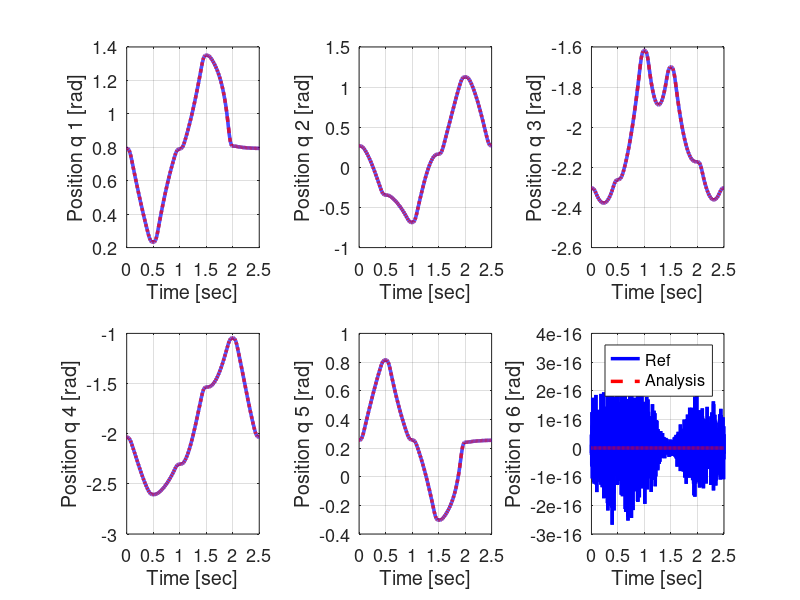
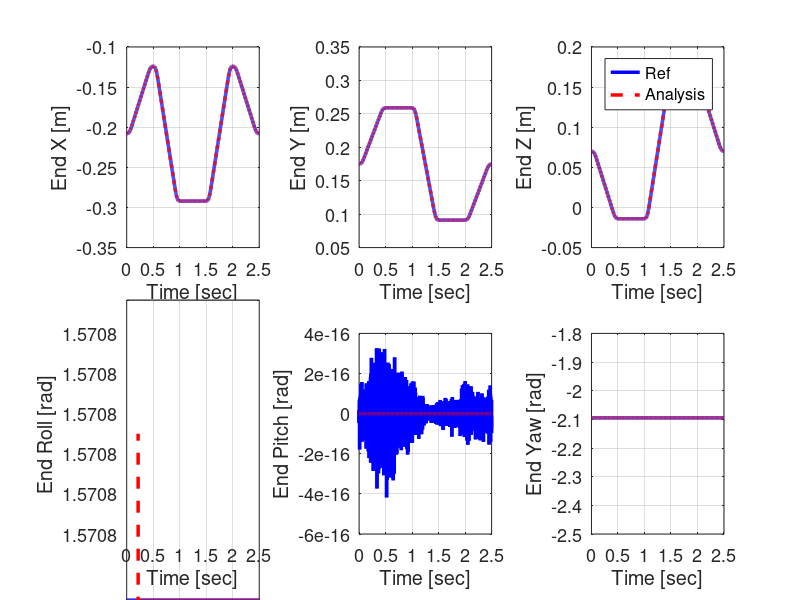

Write MATLAB code to recreate these figures, in order.
close all;

ref = load('evaluation_motion_path_generator_recurdyn.txt');
data = load('evaluation_motion_path_generator_matlab.txt');
% data = load('evaluation_vsd.txt');

% ref = load('evaluation_motion_recurdyn.txt');
% data = load('evaluation_motion_matlab.txt');

ylabel_txt = {'End X [m]','End Y [m]','End Z [m]','End Roll [rad]','End Pitch [rad]','End Yaw [rad]'};
ylabel_dot_txt = {'VX [m]','VY [m]','VZ [m]','WX [rad]','WY [rad]','WZ [rad]'};

figure
for i = 1 : 6
    subplot(2,3,i)
    set(gcf,'Color',[1,1,1])
    plot(ref(:,2), ref(:,i + 2), 'b', 'LineWidth',2.5)
    hold on
    plot(data(:,1), data(:,i + 1), 'r--','LineWidth', 2.5)
    grid on
    xlabel('Time [sec]')
    ylabel(sprintf('Position q %d [rad]', i))
    if i == 6
        legend('Ref','Analysis')
    end
    set(gca,'FontSize',13)
end

figure
for i = 1 : 6
    subplot(2,3,i)
    set(gcf,'Color',[1,1,1])
    plot(ref(:,2), ref(:,i + 8), 'b', 'LineWidth',2.5)
    hold on
    plot(data(:,1), data(:,i + 7), 'r--','LineWidth', 2.5)
    grid on
    xlabel('Time [sec]')
    ylabel(ylabel_txt{i})
    if i == 3
        legend('Ref','Analysis')
    end
    set(gca,'FontSize',13)
end
% 
% figure
% for i = 1 : 6
%     subplot(4,6,i+12)
%     set(gcf,'Color',[1,1,1])
%     plot(ref(:,2), ref(:,i + 14), 'b', 'LineWidth',2.5)
%     hold on
%     plot(data(:,1), data(:,i + 13), 'r--','LineWidth', 2.5)
%     grid on
%     xlabel('Time [sec]')
%     ylabel(sprintf('Velocity q dot %d [rad]', i))
%     if i == 3
% %         legend('Ref','Analysis')
%     end
%     set(gca,'FontSize',13)
% end
% 
% % figure
% for i = 1 : 6
%     subplot(4,6,i+18)
%     set(gcf,'Color',[1,1,1])
%     plot(ref(:,2), ref(:,i + 20), 'b', 'LineWidth',2.5)
%     hold on
%     plot(data(:,1), data(:,i + 19), 'r--','LineWidth', 2.5)
%     grid on
%     xlabel('Time [sec]')
%     ylabel(ylabel_dot_txt{i})
%     if i == 3
% %         legend('Ref','Analysis')
%     end
%     set(gca,'FontSize',13)
% end

% figure
% set(gcf,'Color',[1,1,1])
% plot(data(:,1), data(:,end), 'o')
% grid on
% xlabel('Time [sec]')
% ylabel('NR count')
% set(gca,'FontSize',13)
